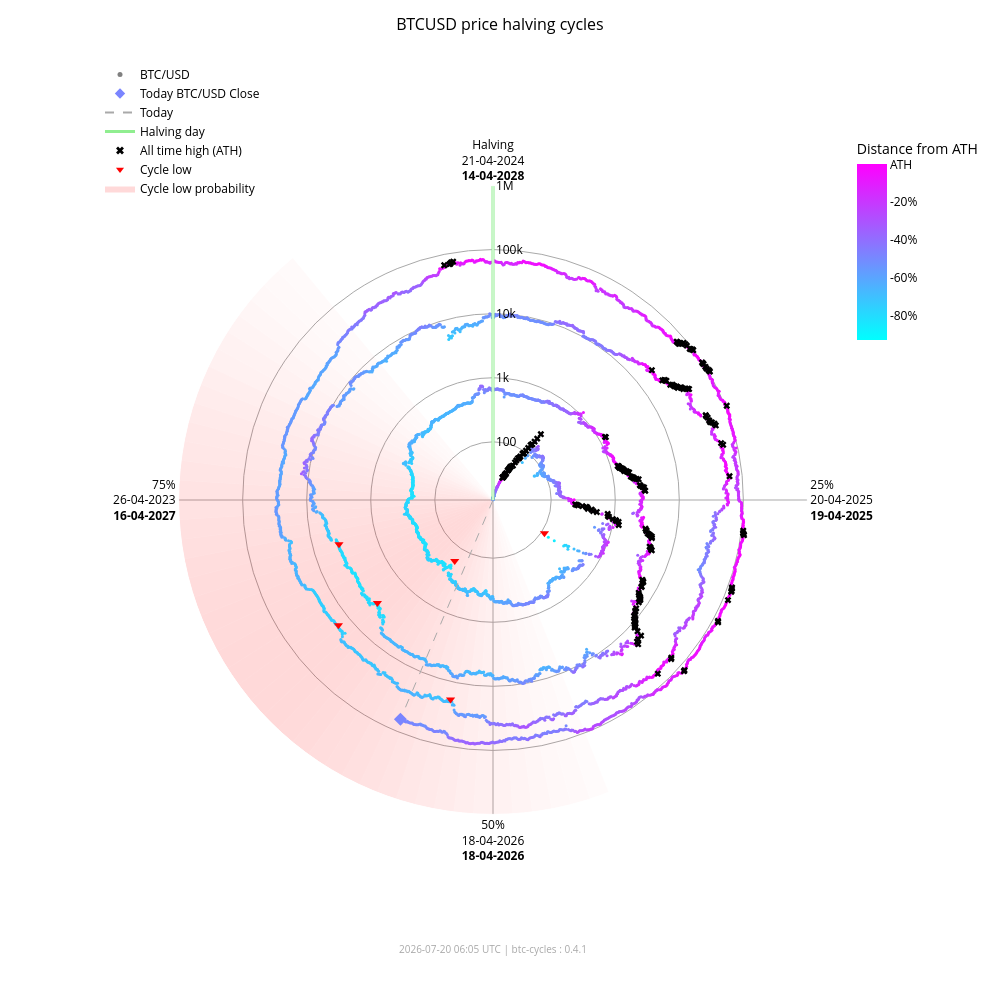

Write notebook code for a chart like this one.
### Markdown cell above
### Interactive chart (plotly)

### Code cell
fig_interactive = btc.plot(
    kind="interactive",
    from_date="2012-11-28",
)
# plotly config for interactivity
config = {"scrollZoom": True, "displayModeBar": True}
# display in notebook
fig_interactive.show(config=config)

### Figure 1 — Plotly figure (JSON) as saved in the notebook; plotly's stock layout.template omitted (floating-point values rounded to 4 significant figures; data arrays with more than 128 entries replaced by an {"elided": "..."} marker saying what was removed)
{"data": [{"fill": "toself", "fillcolor": "rgba(255,0,0,0.017168280509461755)", "hoverinfo": "skip", "line": {"width": 0}, "mode": "lines", "r": [12.35, 1000000, 1000000, 12.35, 12.35], "showlegend": false, "theta": [158.4, 158.4, 162.0, 162.0, 158.4], "type": "scatterpolar"}, {"fill": "toself", "fillcolor": "rgba(255,0,0,0.022114794501891175)", "hoverinfo": "skip", "line": {"width": 0}, "mode": "lines", "r": [12.35, 1000000, 1000000, 12.35, 12.35], "showlegend": false, "theta": [162.0, 162.0, 165.6, 165.6, 162.0], "type": "scatterpolar"}, {"fill": "toself", "fillcolor": "rgba(255,0,0,0.02790404259511669)", "hoverinfo": "skip", "line": {"width": 0}, "mode": "lines", "r": [12.35, 1000000, 1000000, 12.35, 12.35], "showlegend": false, "theta": [165.6, 165.6, 169.2, 169.2, 165.6], "type": "scatterpolar"}, {"fill": "toself", "fillcolor": "rgba(255,0,0,0.034518294852420334)", "hoverinfo": "skip", "line": {"width": 0}, "mode": "lines", "r": [12.35, 1000000, 1000000, 12.35, 12.35], "showlegend": false, "theta": [169.2, 169.2, 172.8, 172.8, 169.2], "type": "scatterpolar"}, {"fill": "toself", "fillcolor": "rgba(255,0,0,0.041901979682821514)", "hoverinfo": "skip", "line": {"width": 0}, "mode": "lines", "r": [12.35, 1000000, 1000000, 12.35, 12.35], "showlegend": false, "theta": [172.8, 172.8, 176.4, 176.4, 172.8], "type": "scatterpolar"}, {"fill": "toself", "fillcolor": "rgba(255,0,0,0.04996405861294358)", "hoverinfo": "skip", "line": {"width": 0}, "mode": "lines", "r": [12.35, 1000000, 1000000, 12.35, 12.35], "showlegend": false, "theta": [176.4, 176.4, 180.0, 180.0, 176.4], "type": "scatterpolar"}, {"fill": "toself", "fillcolor": "rgba(255,0,0,0.05858349692240514)", "hoverinfo": "skip", "line": {"width": 0}, "mode": "lines", "r": [12.35, 1000000, 1000000, 12.35, 12.35], "showlegend": false, "theta": [180.0, 180.0, 183.6, 183.6, 180.0], "type": "scatterpolar"}, {"fill": "toself", "fillcolor": "rgba(255,0,0,0.06761662035375064)", "hoverinfo": "skip", "line": {"width": 0}, "mode": "lines", "r": [12.35, 1000000, 1000000, 12.35, 12.35], "showlegend": false, "theta": [183.6, 183.6, 187.2, 187.2, 183.6], "type": "scatterpolar"}, {"fill": "toself", "fillcolor": "rgba(255,0,0,0.07690481219944661)", "hoverinfo": "skip", "line": {"width": 0}, "mode": "lines", "r": [12.35, 1000000, 1000000, 12.35, 12.35], "showlegend": false, "theta": [187.2, 187.2, 190.8, 190.8, 187.2], "type": "scatterpolar"}, {"fill": "toself", "fillcolor": "rgba(255,0,0,0.08628112000611096)", "hoverinfo": "skip", "line": {"width": 0}, "mode": "lines", "r": [12.35, 1000000, 1000000, 12.35, 12.35], "showlegend": false, "theta": [190.8, 190.8, 194.4, 194.4, 190.8], "type": "scatterpolar"}, {"fill": "toself", "fillcolor": "rgba(255,0,0,0.09557490841018089)", "hoverinfo": "skip", "line": {"width": 0}, "mode": "lines", "r": [12.35, 1000000, 1000000, 12.35, 12.35], "showlegend": false, "theta": [194.4, 194.4, 198.0, 198.0, 194.4], "type": "scatterpolar"}, {"fill": "toself", "fillcolor": "rgba(255,0,0,0.10461455782963762)", "hoverinfo": "skip", "line": {"width": 0}, "mode": "lines", "r": [12.35, 1000000, 1000000, 12.35, 12.35], "showlegend": false, "theta": [198.0, 198.0, 201.6, 201.6, 198.0], "type": "scatterpolar"}, {"fill": "toself", "fillcolor": "rgba(255,0,0,0.11322908719652829)", "hoverinfo": "skip", "line": {"width": 0}, "mode": "lines", "r": [12.35, 1000000, 1000000, 12.35, 12.35], "showlegend": false, "theta": [201.6, 201.6, 205.2, 205.2, 201.6], "type": "scatterpolar"}, {"fill": "toself", "fillcolor": "rgba(255,0,0,0.12125015337052986)", "hoverinfo": "skip", "line": {"width": 0}, "mode": "lines", "r": [12.35, 1000000, 1000000, 12.35, 12.35], "showlegend": false, "theta": [205.2, 205.2, 208.8, 208.8, 205.2], "type": "scatterpolar"}, {"fill": "toself", "fillcolor": "rgba(255,0,0,0.12851590515331976)", "hoverinfo": "skip", "line": {"width": 0}, "mode": "lines", "r": [12.35, 1000000, 1000000, 12.35, 12.35], "showlegend": false, "theta": [208.8, 208.8, 212.4, 212.4, 208.8], "type": "scatterpolar"}, {"fill": "toself", "fillcolor": "rgba(255,0,0,0.13487757461161184)", "hoverinfo": "skip", "line": {"width": 0}, "mode": "lines", "r": [12.35, 1000000, 1000000, 12.35, 12.35], "showlegend": false, "theta": [212.4, 212.4, 216.0, 216.0, 212.4], "type": "scatterpolar"}, {"fill": "toself", "fillcolor": "rgba(255,0,0,0.14020862181849592)", "hoverinfo": "skip", "line": {"width": 0}, "mode": "lines", "r": [12.35, 1000000, 1000000, 12.35, 12.35], "showlegend": false, "theta": [216.0, 216.0, 219.6, 219.6, 216.0], "type": "scatterpolar"}, {"fill": "toself", "fillcolor": "rgba(255,0,0,0.14441504950654527)", "hoverinfo": "skip", "line": {"width": 0}, "mode": "lines", "r": [12.35, 1000000, 1000000, 12.35, 12.35], "showlegend": false, "theta": [219.6, 219.6, 223.2, 223.2, 219.6], "type": "scatterpolar"}, {"fill": "toself", "fillcolor": "rgba(255,0,0,0.14744459351271713)", "hoverinfo": "skip", "line": {"width": 0}, "mode": "lines", "r": [12.35, 1000000, 1000000, 12.35, 12.35], "showlegend": false, "theta": [223.2, 223.2, 226.8, 226.8, 223.2], "type": "scatterpolar"}, {"fill": "toself", "fillcolor": "rgba(255,0,0,0.14929223192296423)", "hoverinfo": "skip", "line": {"width": 0}, "mode": "lines", "r": [12.35, 1000000, 1000000, 12.35, 12.35], "showlegend": false, "theta": [226.8, 226.8, 230.4, 230.4, 226.8], "type": "scatterpolar"}, {"fill": "toself", "fillcolor": "rgba(255,0,0,0.15)", "hoverinfo": "skip", "line": {"width": 0}, "mode": "lines", "r": [12.35, 1000000, 1000000, 12.35, 12.35], "showlegend": false, "theta": [230.4, 230.4, 234.0, 234.0, 230.4], "type": "scatterpolar"}, {"fill": "toself", "fillcolor": "rgba(255,0,0,0.14965033825231114)", "hoverinfo": "skip", "line": {"width": 0}, "mode": "lines", "r": [12.35, 1000000, 1000000, 12.35, 12.35], "showlegend": false, "theta": [234.0, 234.0, 237.6, 237.6, 234.0], "type": "scatterpolar"}, {"fill": "toself", "fillcolor": "rgba(255,0,0,0.14835378057909807)", "hoverinfo": "skip", "line": {"width": 0}, "mode": "lines", "r": [12.35, 1000000, 1000000, 12.35, 12.35], "showlegend": false, "theta": [237.6, 237.6, 241.2, 241.2, 237.6], "type": "scatterpolar"}, {"fill": "toself", "fillcolor": "rgba(255,0,0,0.14623322283554635)", "hoverinfo": "skip", "line": {"width": 0}, "mode": "lines", "r": [12.35, 1000000, 1000000, 12.35, 12.35], "showlegend": false, "theta": [241.2, 241.2, 244.8, 244.8, 241.2], "type": "scatterpolar"}, {"fill": "toself", "fillcolor": "rgba(255,0,0,0.1434078538226231)", "hoverinfo": "skip", "line": {"width": 0}, "mode": "lines", "r": [12.35, 1000000, 1000000, 12.35, 12.35], "showlegend": false, "theta": [244.8, 244.8, 248.4, 248.4, 244.8], "type": "scatterpolar"}, {"fill": "toself", "fillcolor": "rgba(255,0,0,0.13997983179373427)", "hoverinfo": "skip", "line": {"width": 0}, "mode": "lines", "r": [12.35, 1000000, 1000000, 12.35, 12.35], "showlegend": false, "theta": [248.4, 248.4, 252.0, 252.0, 248.4], "type": "scatterpolar"}, {"fill": "toself", "fillcolor": "rgba(255,0,0,0.13602598258454268)", "hoverinfo": "skip", "line": {"width": 0}, "mode": "lines", "r": [12.35, 1000000, 1000000, 12.35, 12.35], "showlegend": false, "theta": [252.0, 252.0, 255.6, 255.6, 252.0], "type": "scatterpolar"}, {"fill": "toself", "fillcolor": "rgba(255,0,0,0.13159547355344953)", "hoverinfo": "skip", "line": {"width": 0}, "mode": "lines", "r": [12.35, 1000000, 1000000, 12.35, 12.35], "showlegend": false, "theta": [255.6, 255.6, 259.2, 259.2, 255.6], "type": "scatterpolar"}, {"fill": "toself", "fillcolor": "rgba(255,0,0,0.12671301775492697)", "hoverinfo": "skip", "line": {"width": 0}, "mode": "lines", "r": [12.35, 1000000, 1000000, 12.35, 12.35], "showlegend": false, "theta": [259.2, 259.2, 262.8, 262.8, 259.2], "type": "scatterpolar"}, {"fill": "toself", "fillcolor": "rgba(255,0,0,0.12138610149219965)", "hoverinfo": "skip", "line": {"width": 0}, "mode": "lines", "r": [12.35, 1000000, 1000000, 12.35, 12.35], "showlegend": false, "theta": [262.8, 262.8, 266.4, 266.4, 262.8], "type": "scatterpolar"}, {"fill": "toself", "fillcolor": "rgba(255,0,0,0.1156142551644921)", "hoverinfo": "skip", "line": {"width": 0}, "mode": "lines", "r": [12.35, 1000000, 1000000, 12.35, 12.35], "showlegend": false, "theta": [266.4, 266.4, 270.0, 270.0, 266.4], "type": "scatterpolar"}, {"fill": "toself", "fillcolor": "rgba(255,0,0,0.10939851441251548)", "hoverinfo": "skip", "line": {"width": 0}, "mode": "lines", "r": [12.35, 1000000, 1000000, 12.35, 12.35], "showlegend": false, "theta": [270.0, 270.0, 273.6, 273.6, 270.0], "type": "scatterpolar"}, {"fill": "toself", "fillcolor": "rgba(255,0,0,0.10274974912946185)", "hoverinfo": "skip", "line": {"width": 0}, "mode": "lines", "r": [12.35, 1000000, 1000000, 12.35, 12.35], "showlegend": false, "theta": [273.6, 273.6, 277.2, 277.2, 273.6], "type": "scatterpolar"}, {"fill": "toself", "fillcolor": "rgba(255,0,0,0.09569517349791425)", "hoverinfo": "skip", "line": {"width": 0}, "mode": "lines", "r": [12.35, 1000000, 1000000, 12.35, 12.35], "showlegend": false, "theta": [277.2, 277.2, 280.8, 280.8, 277.2], "type": "scatterpolar"}, {"fill": "toself", "fillcolor": "rgba(255,0,0,0.08828282625646727)", "hoverinfo": "skip", "line": {"width": 0}, "mode": "lines", "r": [12.35, 1000000, 1000000, 12.35, 12.35], "showlegend": false, "theta": [280.8, 280.8, 284.4, 284.4, 280.8], "type": "scatterpolar"}, {"fill": "toself", "fillcolor": "rgba(255,0,0,0.08058400018765345)", "hoverinfo": "skip", "line": {"width": 0}, "mode": "lines", "r": [12.35, 1000000, 1000000, 12.35, 12.35], "showlegend": false, "theta": [284.4, 284.4, 288.0, 288.0, 284.4], "type": "scatterpolar"}, {"fill": "toself", "fillcolor": "rgba(255,0,0,0.07269354608292704)", "hoverinfo": "skip", "line": {"width": 0}, "mode": "lines", "r": [12.35, 1000000, 1000000, 12.35, 12.35], "showlegend": false, "theta": [288.0, 288.0, 291.6, 291.6, 288.0], "type": "scatterpolar"}, {"fill": "toself", "fillcolor": "rgba(255,0,0,0.06472784449068783)", "hoverinfo": "skip", "line": {"width": 0}, "mode": "lines", "r": [12.35, 1000000, 1000000, 12.35, 12.35], "showlegend": false, "theta": [291.6, 291.6, 295.2, 295.2, 291.6], "type": "scatterpolar"}, {"fill": "toself", "fillcolor": "rgba(255,0,0,0.05682021976743955)", "hoverinfo": "skip", "line": {"width": 0}, "mode": "lines", "r": [12.35, 1000000, 1000000, 12.35, 12.35], "showlegend": false, "theta": [295.2, 295.2, 298.8, 298.8, 295.2], "type": "scatterpolar"}, {"fill": "toself", "fillcolor": "rgba(255,0,0,0.04911378436707333)", "hoverinfo": "skip", "line": {"width": 0}, "mode": "lines", "r": [12.35, 1000000, 1000000, 12.35, 12.35], "showlegend": false, "theta": [298.8, 298.8, 302.4, 302.4, 298.8], "type": "scatterpolar"}, {"fill": "toself", "fillcolor": "rgba(255,0,0,0.04175213714896469)", "hoverinfo": "skip", "line": {"width": 0}, "mode": "lines", "r": [12.35, 1000000, 1000000, 12.35, 12.35], "showlegend": false, "theta": [302.4, 302.4, 306.0, 306.0, 302.4], "type": "scatterpolar"}, {"fill": "toself", "fillcolor": "rgba(255,0,0,0.034868865657538876)", "hoverinfo": "skip", "line": {"width": 0}, "mode": "lines", "r": [12.35, 1000000, 1000000, 12.35, 12.35], "showlegend": false, "theta": [306.0, 306.0, 309.6, 309.6, 306.0], "type": "scatterpolar"}, {"fill": "toself", "fillcolor": "rgba(255,0,0,0.02857722515334582)", "hoverinfo": "skip", "line": {"width": 0}, "mode": "lines", "r": [12.35, 1000000, 1000000, 12.35, 12.35], "showlegend": false, "theta": [309.6, 309.6, 313.2, 313.2, 309.6], "type": "scatterpolar"}, {"fill": "toself", "fillcolor": "rgba(255,0,0,0.022961515313555197)", "hoverinfo": "skip", "line": {"width": 0}, "mode": "lines", "r": [12.35, 1000000, 1000000, 12.35, 12.35], "showlegend": false, "theta": [313.2, 313.2, 316.8, 316.8, 313.2], "type": "scatterpolar"}, {"fill": "toself", "fillcolor": "rgba(255,0,0,0.01807146942917362)", "hoverinfo": "skip", "line": {"width": 0}, "mode": "lines", "r": [12.35, 1000000, 1000000, 12.35, 12.35], "showlegend": false, "theta": [316.8, 316.8, 320.4, 320.4, 316.8], "type": "scatterpolar"}, {"hoverinfo": "text", "marker": {"color": {"elided": "4983 str values"}, "size": 3}, "mode": "markers", "r": {"elided": "4983 float values"}, "showlegend": false, "text": {"elided": "4983 str values"}, "theta": {"elided": "4983 float values"}, "type": "scatterpolar"}, {"hoverinfo": "skip", "line": {"color": "lightgreen", "width": 3}, "mode": "lines", "r": [12.35, 1000000], "showlegend": false, "theta": [0, 0], "type": "scatterpolar"}, {"hoverinfo": "skip", "line": {"color": "darkgrey", "dash": "dash", "width": 1}, "mode": "lines", "r": [12.35, 64090.0], "showlegend": false, "theta": [202.9, 202.9], "type": "scatterpolar"}, {"hoverinfo": "text", "marker": {"color": "#7a85ff", "size": 10, "symbol": "diamond"}, "mode": "markers", "r": [64090.0], "showlegend": false, "text": ["Today<br>Date: 2026-07-20<br>Price: $64,091.72"], "theta": [202.9], "type": "scatterpolar"}, {"hoverinfo": "text", "marker": {"color": "black", "size": 6, "symbol": "x"}, "mode": "markers", "r": {"elided": "195 float values"}, "showlegend": false, "text": {"elided": "195 str values"}, "theta": {"elided": "195 float values"}, "type": "scatterpolar"}, {"hoverinfo": "text", "marker": {"color": "red", "size": 8, "symbol": "triangle-down"}, "mode": "markers", "r": [111.6, 164.9, 3233.0, 3925.0, 18950.0, 15760.0], "showlegend": false, "text": ["Cycle Low<br>Date: 2014-02-21<br>Price: $111.56<br>ATH distance: -91.0%", "Cycle Low<br>Date: 2015-01-14<br>Price: $164.92<br>ATH distance: -86.7%", "Cycle Low<br>Date: 2018-12-15<br>Price: $3,232.51<br>ATH distance: -83.3%", "Cycle Low<br>Date: 2019-03-25<br>Price: $3,924.55<br>ATH distance: -79.7%", "Cycle Low<br>Date: 2022-06-18<br>Price: $18,954.25<br>ATH distance: -71.9%", "Cycle Low<br>Date: 2022-11-21<br>Price: $15,760.19<br>ATH distance: -76.7%"], "theta": [122.8, 212.1, 228.3, 254.0, 192.0, 231.0], "type": "scatterpolar"}, {"marker": {"color": "grey", "size": 5}, "mode": "markers", "name": "BTC/USD", "r": [null], "theta": [null], "type": "scatterpolar"}, {"marker": {"color": "#7a85ff", "size": 8, "symbol": "diamond"}, "mode": "markers", "name": "Today BTC/USD Close", "r": [null], "theta": [null], "type": "scatterpolar"}, {"line": {"color": "darkgrey", "dash": "dash"}, "mode": "lines", "name": "Today", "r": [null], "theta": [null], "type": "scatterpolar"}, {"line": {"color": "lightgreen", "width": 3}, "mode": "lines", "name": "Halving day", "r": [null], "theta": [null], "type": "scatterpolar"}, {"marker": {"color": "black", "size": 7, "symbol": "x"}, "mode": "markers", "name": "All time high (ATH)", "r": [null], "theta": [null], "type": "scatterpolar"}, {"marker": {"color": "red", "size": 7, "symbol": "triangle-down"}, "mode": "markers", "name": "Cycle low", "r": [null], "theta": [null], "type": "scatterpolar"}, {"fill": "toself", "fillcolor": "rgba(255,0,0,0.15)", "line": {"width": 0}, "mode": "lines", "name": "Cycle low probability", "r": [null], "theta": [null], "type": "scatterpolar"}, {"hoverinfo": "skip", "marker": {"cmax": 0, "cmin": -0.9307, "color": [0], "colorbar": {"len": 0.25, "ticktext": ["ATH", "-20%", "-40%", "-60%", "-80%", "-100%"], "tickvals": [0, -0.2, -0.4, -0.6, -0.8, -1.0], "title": {"text": "Distance from ATH"}, "x": 0.95, "y": 0.92, "yanchor": "top"}, "colorscale": {"elided": "256x2 mixed values"}, "showscale": true, "size": 0}, "mode": "markers", "r": [null], "showlegend": false, "theta": [null], "type": "scatterpolar"}], "layout": {"annotations": [{"font": {"color": "darkgrey", "size": 10}, "showarrow": false, "text": "2026-07-20 06:05 UTC | btc-cycles : 0.4.1", "x": 0.5, "xref": "paper", "y": -0.02, "yref": "paper"}], "font": {"color": "black"}, "height": 1000, "legend": {"bgcolor": "rgba(0,0,0,0)", "font": {"color": "black"}, "x": 0.0, "y": 1.0}, "margin": {"b": 60, "l": 100, "r": 80, "t": 60}, "paper_bgcolor": "white", "plot_bgcolor": "white", "polar": {"angularaxis": {"color": "black", "direction": "clockwise", "gridcolor": "darkgrey", "rotation": 90, "ticktext": ["Halving<br>21-04-2024<br><b>14-04-2028</b>", "25%<br>20-04-2025<br><b>19-04-2025</b>", "50%<br>18-04-2026<br><b>18-04-2026</b>", "75%<br>26-04-2023<br><b>16-04-2027</b>"], "tickvals": [0, 90, 180, 270]}, "bgcolor": "white", "domain": {"x": [0.1, 0.9], "y": [0.05, 0.95]}, "radialaxis": {"angle": 90, "color": "black", "gridcolor": "darkgrey", "range": [1.092, 6.0], "tickangle": 90, "ticktext": ["100", "1k", "10k", "100k", "1M"], "tickvals": [100, 1000, 10000, 100000, 1000000], "type": "log"}}, "title": {"font": {"color": "black", "size": 16}, "text": "BTCUSD price halving cycles", "x": 0.5}, "width": 1000}}
